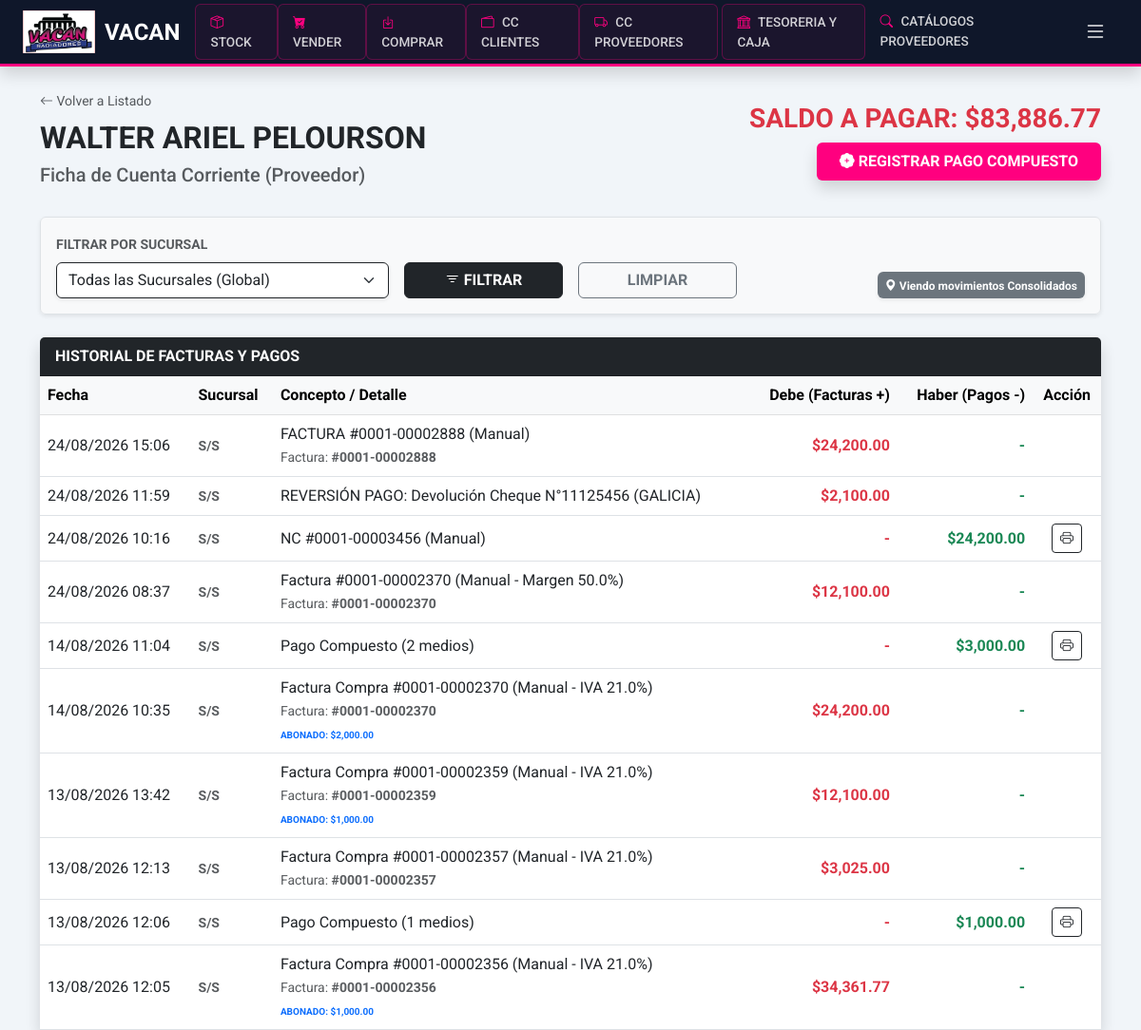
/admin/proveedores/detalle/1 (signed in), run on an earlier commit of the app's database.
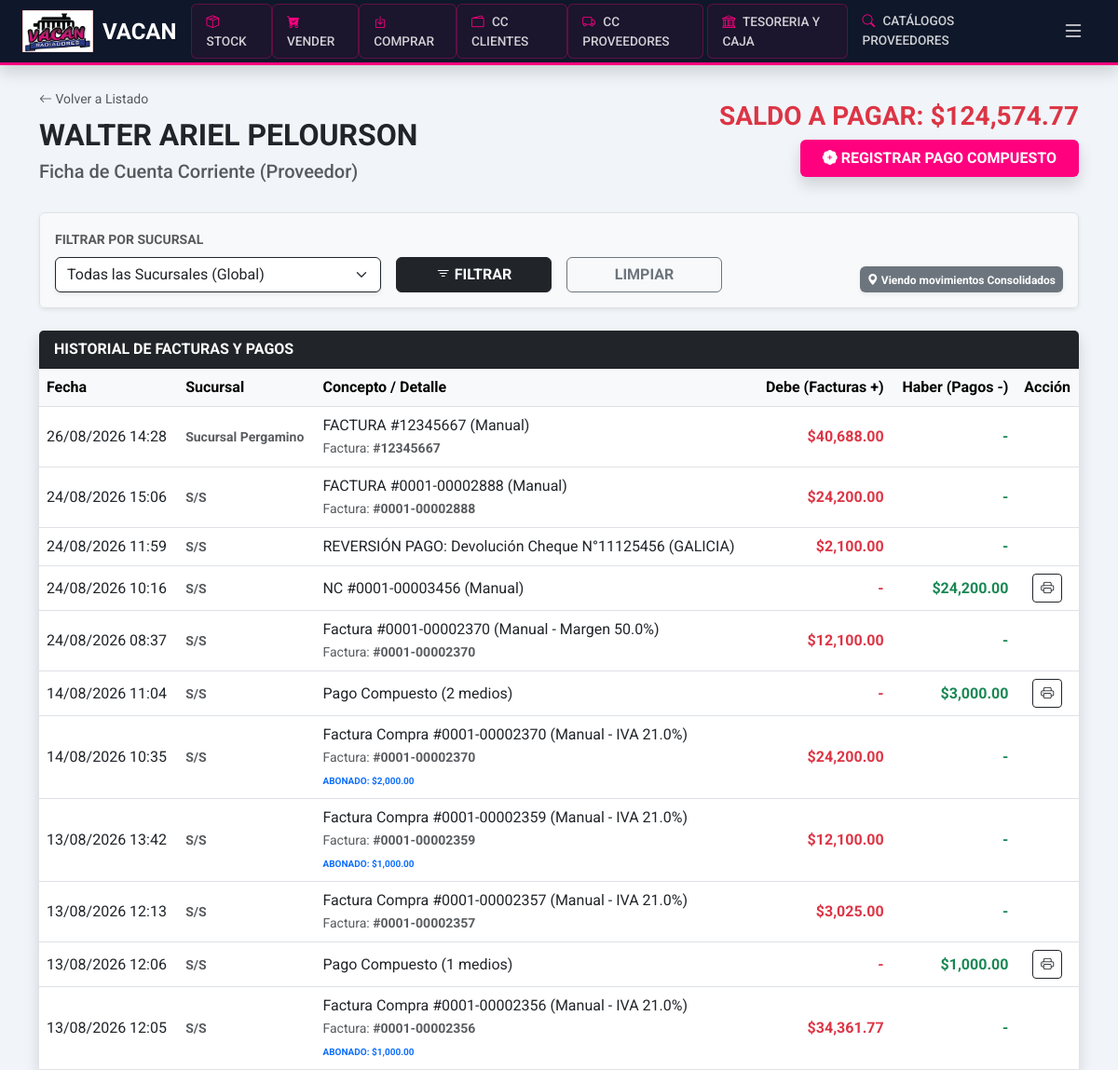
And on a later commit of the database.
### app/models.py (models this page shows, shortened)
class MovimientoCtaCteProveedor(db.Model):
    id = db.Column(db.Integer, primary_key=True)
    proveedor_id = db.Column(db.Integer, db.ForeignKey('proveedor.id'), nullable=False)
    compra_id = db.Column(db.Integer, db.ForeignKey('compra.id'), nullable=True)
    sucursal_id = db.Column(db.Integer, db.ForeignKey('sucursal.id'), nullable=True)
    fecha = db.Column(db.DateTime, default=get_argentina_time)
    monto = db.Column(db.Float, nullable=False)
    descripcion = db.Column(db.String(200))
    referencia = db.Column(db.String(50))
    tipo = db.Column(db.String(20), default='COMPRA') # 'COMPRA', 'PAGO', 'NC', 'ND'
    pago_prov_id = db.Column(db.Integer, db.ForeignKey('movimiento_cta_cte_proveedor.id'), nullable=True)
    sucursal = db.relationship('Sucursal')
    proveedor = db.relationship('Proveedor', back_populates='movimientos_p')
    compra = db.relationship('Compra', back_populates='movimiento_cta')
    detalles_pago = db.relationship('MovimientoFinanciero', back_populates='pago_maestro')
    cheques_pago = db.relationship('Cheque', back_populates='pago_maestro')

class Compra(db.Model):
    id = db.Column(db.Integer, primary_key=True)
    fecha = db.Column(db.DateTime, default=get_argentina_time)
    tipo_comprobante = db.Column(db.String(20), default='FACTURA') # 'FACTURA', 'NC', 'ND'
    nro_factura = db.Column(db.String(50))
    subtotal = db.Column(db.Float, default=0.0)
    iva_porcentaje = db.Column(db.Float, default=21.0) # 21%, 10.5%, etc.
    impuestos_monto = db.Column(db.Float, default=0.0) # Percepciones IIBB, Gananc
    total = db.Column(db.Float, nullable=False)
    plazo_pago = db.Column(db.Integer, default=30)
    margen_sugerido = db.Column(db.Float, default=30.0) # Porcentaje (ej: 35.5)
    total_pagado = db.Column(db.Float, default=0.0)
    esta_pagada = db.Column(db.Boolean, default=False)
    proveedor_id = db.Column(db.Integer, db.ForeignKey('proveedor.id'), nullable=False)
    proveedor = db.relationship('Proveedor', back_populates='compras')
    detalles = db.relationship('DetalleCompra', back_populates='compra', cascade="all, delete-orphan")
    movimiento_cta = db.relationship('MovimientoCtaCteProveedor', back_populates='compra', uselist=False)

class Sucursal(db.Model):
    id = db.Column(db.Integer, primary_key=True)
    nombre = db.Column(db.String(100), nullable=False)
    cuit = db.Column(db.String(20))
    direccion = db.Column(db.String(200))
    localidad = db.Column(db.String(100))
    provincia = db.Column(db.String(100))
    celular = db.Column(db.String(20))
    celular_alternativo = db.Column(db.String(20))
    activo = db.Column(db.Boolean, default=True)
    empresa_id = db.Column(db.Integer, db.ForeignKey('empresa.id'))
    empresa = db.relationship('Empresa', back_populates='sucursales')
    usuarios = db.relationship('Usuario', back_populates='sucursal')
    ventas = db.relationship('Venta', back_populates='sucursal')
    stock_items = db.relationship('Repuesto', back_populates='sucursal') # Nombre único para stock
    cajas = db.relationship('Caja', back_populates='sucursal')

### app/routes/admin.py (the view)
@admin_bp.route('/proveedores/detalle/<int:id>')
@login_required
@roles_required('admin', 'superadmin')
def detalle_cta_cte_proveedor(id):
    proveedor = Proveedor.query.get_or_404(id)
    f_sucursal = request.args.get('sucursal_id', type=int)
    query_m = MovimientoCtaCteProveedor.query.filter_by(proveedor_id=id)
    if current_user.rol == 'admin':
        query_m = query_m.filter_by(sucursal_id=current_user.sucursal_id)
        f_sucursal = current_user.sucursal_id # Forzamos el ID para la lógica posterior
    elif f_sucursal:
        query_m = query_m.filter_by(sucursal_id=f_sucursal)
    movimientos = query_m.order_by(MovimientoCtaCteProveedor.fecha.desc()).all()
    saldo_actual = sum(m.monto for m in movimientos)
    sucursales = Sucursal.query.filter_by(activo=True).all()
    if f_sucursal:
        cajas = Caja.query.filter_by(sucursal_id=f_sucursal).all()
    else:
        cajas = sucursal_filter(Caja.query, Caja).all()
    cheques_en_cartera = Cheque.query.filter_by(estado='EN_CARTERA').all()
    return render_template('admin/proveedores_detalle.html',
                           proveedor=proveedor,
                           movimientos=movimientos,
                           saldo=saldo_actual,
                           cajas=cajas,
                           sucursales=sucursales,
                           f_sucursal=f_sucursal,
                           cheques_en_cartera=cheques_en_cartera)

### app/__init__.py (called while the page is built)
def create_app():
    app = Flask(__name__)
    app.config.from_object(Config)
    db.init_app(app)
    migrate.init_app(app, db, render_as_batch=True)
    login_manager.init_app(app)
    login_manager.login_view = 'auth.login'
    login_manager.login_message = "Por favor, inicia sesión para acceder al sistema Vacan."
    login_manager.login_message_category = "info"
    from .models import Usuario
    @login_manager.user_loader
    def load_user(user_id):
        return Usuario.query.get(int(user_id))
    from .routes.main import main_bp
    from .routes.inventory import inventory_bp
    from .routes.auth import auth_bp
    from .routes.admin import admin_bp
    app.register_blueprint(main_bp)
    app.register_blueprint(inventory_bp)
    app.register_blueprint(auth_bp)
    app.register_blueprint(admin_bp)
    return app

### app/utils/security.py (called while the page is built)
def sucursal_filter(query, model):
    if current_user.rol == 'admin':
        return query.filter(model.sucursal_id == current_user.sucursal_id)
    return query

### app/templates/admin/proveedores_detalle.html (shortened to what the changed rows need)
{% extends 'base.html' %}
{% block content %}
<div class="row mb-4 align-items-center">
    <div class="col-md-6">
        <h2 class="fw-bold text-dark mt-2">{{ proveedor.razon_social }}</h2>
    </div>
    <div class="col-md-6 text-md-end">
        <h3 class="fw-bold {{ 'text-danger' if saldo > 0 else 'text-success' }}">
            SALDO A PAGAR: ${{ "{:,.2f}".format(saldo) }}
        </h3>
        <button class="btn btn-pink fw-bold shadow px-4 py-2" data-bs-toggle="modal" data-bs-target="#modalPagoProv">
            <i class="bi bi-patch-plus-fill"></i> REGISTRAR PAGO COMPUESTO
        </button>
    </div>
</div>
<div class="card shadow border-0">
    <div class="card-body p-0">
        <div class="table-responsive">
            <table class="table table-hover align-middle mb-0">
                <thead class="table-light">
                    <tr>
                        <th>Fecha</th>
                        <th>Sucursal</th>
                        <th>Concepto / Detalle</th>
                        <th class="text-end">Debe (Facturas +)</th>
                        <th class="text-end">Haber (Pagos -)</th>
                        <th class="text-center">Acción</th>
                    </tr>
                </thead>
                <tbody>
                    {% for m in movimientos %}
                    <tr class="{% if m.monto > 0 and m.compra and m.compra.esta_pagada %} table-success {% endif %}">
                        <td>{{ m.fecha.strftime('%d/%m/%Y %H:%M') }}</td>
                        <td>
                            <span class="small text-muted fw-bold">{{ m.sucursal.nombre if m.sucursal else 'S/S' }}</span>
                        </td>
                        <td>
                            {{ m.descripcion }}
                            {% if m.monto > 0 and m.compra %}
                                <br><small class="text-muted">Factura: <strong>#{{ m.compra.nro_factura }}</strong></small>
                                {% if m.compra.esta_pagada %}
                                    <span class="badge bg-success ms-1">PAGADA</span>
                                {% elif m.compra.total_pagado > 0 %}
                                    <br><small class="text-primary fw-bold text-uppercase" style="font-size: 10px;">Abonado: ${{ "{:,.2f}".format(m.compra.total_pagado) }}</small>
                                {% endif %}
                            {% endif %}
                        </td>
                        <td class="text-end text-danger fw-bold">
                            {{ "${:,.2f}".format(m.monto) if m.monto > 0 else '-' }}
                        </td>
                        <td class="text-end text-success fw-bold">
                            {{ "${:,.2f}".format(m.monto|abs) if m.monto < 0 else '-' }}
                        </td>
                        <td class="text-center">
                            {% if m.monto < 0 %}
                            <a href="{{ url_for('admin.imprimir_pago_proveedor', movimiento_id=m.id) }}" target="_blank" class="btn btn-sm btn-outline-dark">
                                <i class="bi bi-printer"></i>
                            </a>
                            {% endif %}
                        </td>
                    </tr>
                    {% else %}
                    <tr><td colspan="6" class="text-center py-5 text-muted">No hay movimientos registrados con los filtros aplicados.</td></tr>
                    {% endfor %}
                </tbody>
            </table>
        </div>
    </div>
</div>
{% endblock %}

What changed in the data, as far as the page shows it:
added MovimientoCtaCteProveedor: fecha "26/08/2026 14:28", sucursal "Sucursal Pergamino", descripcion "FACTURA #12345667 (Manual)", compra.nro_factura "12345667", monto "$40,688.00", monto "-"
Also different on the page:
{{ "{:,.2f}".format(saldo) }}: "83,886.77" → "124,574.77"
